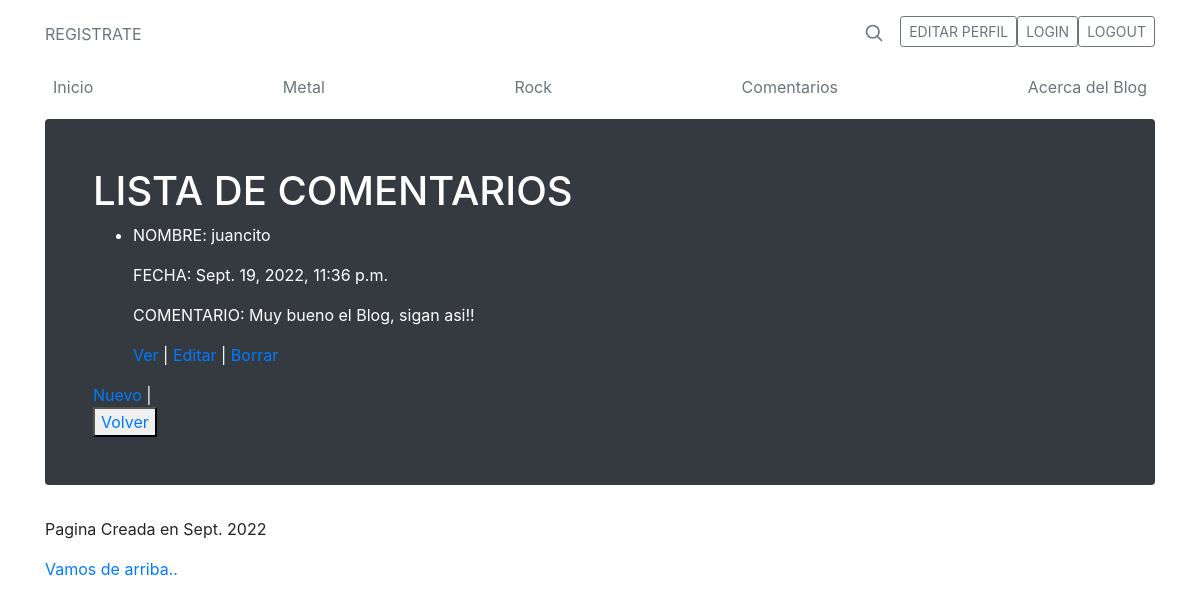
/AppMusica/comentario/list, run on an earlier commit of the app's database.
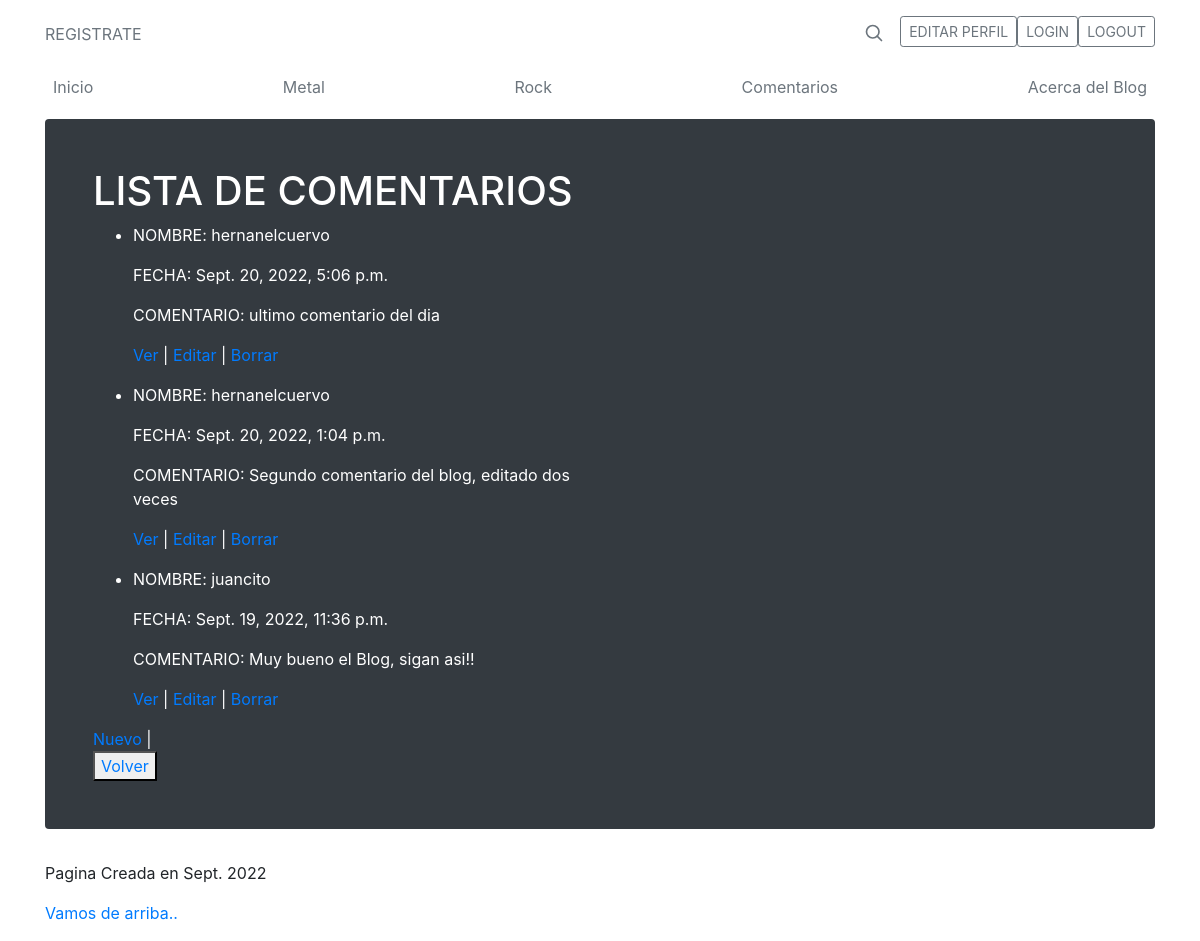
And on a later commit of the database.
### AppMusica/models.py (models this page shows, shortened)
class Comentario(models.Model):
    nombre=models.ForeignKey(User, on_delete=models.CASCADE,related_name='comentario')
    contenido=models.CharField(max_length=1200,null = False)
    fecha=models.DateTimeField(auto_now_add=True)
    class Meta:
        ordering = ['-fecha']

### AppMusica/views.py (the view)
# urls.py: path('comentario/list', views.ComentarioList.as_view(), name='List'),
class ComentarioList(ListView):
      model = Comentario
      template_name: "AppMusica/comentario_list.html"

### AppMusica/templates/AppMusica/comentario_list.html
{% extends 'AppMusica/padre.html'%}
{% load static %}
{% block contenidoQueCambia %}
<body>
    <h1>LISTA DE COMENTARIOS</h1>
    <ul>
        {% for comentario in object_list %}
            <li>
                <p>NOMBRE: {{ comentario.nombre }} </p>
                <p>FECHA: {{ comentario.fecha }} </p>
                <p>COMENTARIO: {{ comentario.contenido }} </p>
                <p>
                    <a href="{% url 'Detail' comentario.id %}">Ver</a> |
                    <a href="{% url 'Edit' comentario.id %}">Editar</a> |
                    <a href="{% url 'Delete' comentario.id %}">Borrar</a>
                </p>
            </li>
        {% endfor %}
    </ul>
    <a href="{% url 'New'  %}">Nuevo</a> |
    <br>
    <button>
        <a href="{% url 'Inicio'  %}">Volver</a>
    </button>
</body>
{% endblock %}

What changed in the data, as far as the page shows it:
added Comentario: nombre "hernanelcuervo", fecha "Sept. 20, 2022, 5:06 p.m.", contenido "ultimo comentario del dia"
added Comentario: nombre "hernanelcuervo", fecha "Sept. 20, 2022, 1:04 p.m.", contenido "Segundo comentario del blog, editado dos veces"
